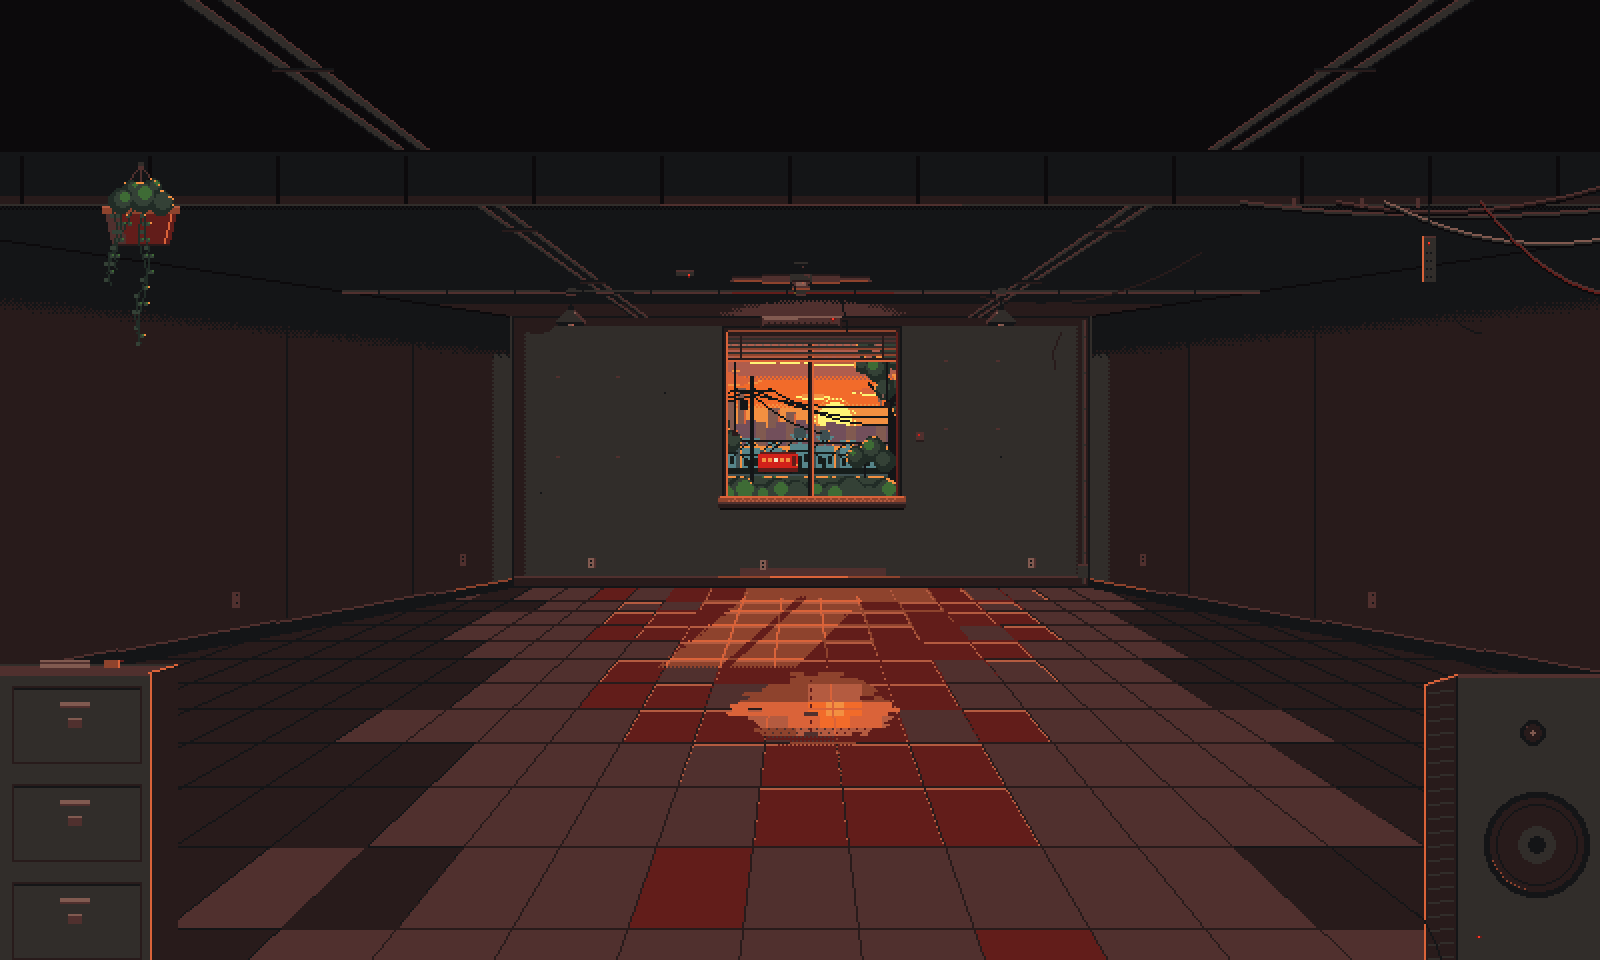

The script that saved this image:
#!/usr/bin/env python3
"""Composite the room art in place on the 800x480 world canvas and save previews for the see/critique/fix loop.

Reads every art/room/*/manifest.json (shell plus whatever other parts exist), picks variants the way the engine
will (night, room tier, season), draws by layer, shell first, then contact y, then item order.

Outputs (in this folder):
  preview.png          full art at 2x (day, tier 3)
  preview-crop4x.png   4x crop of the window, floor centre and the ceiling (world x 176..464, y 30..270)
  preview-night.png    full art at 2x with night variants
  preview-tier1.png / preview-tier5.png   2x, other room tiers
  preview-parallax.png 4x crop with each layer shifted by its index (full deflection) to check band seams
Prints the share of dark pixels in the 640x270 core.

Run: python3 art/room/shell/preview.py
"""
from __future__ import annotations

import json
import sys
from pathlib import Path

from PIL import Image

HERE = Path(__file__).resolve().parent
ROOT = HERE.parents[2]
PROTO = ROOT / "docs" / "redesign" / "room-prototype"
AX0, AY0, AW, AH = -80, -96, 800, 480
DARK = {"VOID", "INK", "INK_COOL", "BROWN_0", "BROWN_1", "BROWN_2", "TERRA_0", "LEAF_0", "LEAF_1", "PLUM_0",
        "SLATE_0", "GOLD_DK"}
PAL = json.loads((ROOT / "art" / "room" / "common" / "palette.json").read_text())
RGB2N = {tuple(int(h[i:i + 2], 16) for i in (1, 3, 5)): n for n, h, _ in PAL["colors"]}


def pick(variants: dict, night: bool, tier: int, season: str | None) -> str | None:
    if night and "night" in variants:
        return variants["night"]
    if season and season in variants:
        return variants[season]
    for t in range(tier, 0, -1):
        if f"t{t}" in variants:
            return variants[f"t{t}"]
    return variants.get("base") or variants.get("s1") or next(iter(variants.values()), None)


def compose(night=False, tier=3, season=None, shift=0, only_parts=None):
    items = []
    for mf in sorted((ROOT / "art" / "room").glob("*/manifest.json")):
        part = json.loads(mf.read_text())
        if only_parts and part["part"] not in only_parts:
            continue
        for n, it in enumerate(part["items"]):
            items.append((it, n))
    canvas = Image.new("RGBA", (AW, AH), (12, 10, 12, 255))
    entries = []
    for order, (it, n) in enumerate(items):
        path = pick(it["variants"], night, tier, season)
        if not path:
            continue
        im = Image.open(PROTO / path).convert("RGBA")
        contact = it["y"] + im.height
        entries.append((it["layer"], 0 if it["kind"] == "shell" else 1, contact if it["kind"] != "shell" else 0,
                        order, it, im))
    entries.sort(key=lambda e: e[:4])
    for layer, _, _, _, it, im in entries:
        canvas.alpha_composite(im, (it["x"] - AX0 + shift * layer, it["y"] - AY0))
    return canvas


def dark_share(img: Image.Image) -> float:
    import numpy as np

    core = np.array(img.crop((0 - AX0, 0 - AY0, 640 - AX0, 270 - AY0)).convert("RGB")).reshape(-1, 3)
    dark = sum(1 for p in map(tuple, core.tolist()) if RGB2N.get(p) in DARK)
    return dark / len(core)


def up(img, s):
    return img.resize((img.width * s, img.height * s), Image.NEAREST)


def main():
    day = compose()
    up(day, 2).save(HERE / "preview.png")
    crop = day.crop((176 - AX0, 30 - AY0, 464 - AX0, 270 - AY0))
    up(crop, 4).save(HERE / "preview-crop4x.png")
    up(day.crop((0 - AX0, 0 - AY0, 640 - AX0, 270 - AY0)), 2).save(HERE / "preview-core.png")
    night = compose(night=True)
    up(night, 2).save(HERE / "preview-night.png")
    up(compose(tier=1), 2).save(HERE / "preview-tier1.png")
    up(compose(tier=5), 2).save(HERE / "preview-tier5.png")
    par = compose(shift=1)
    up(par.crop((-80 - AX0, 0 - AY0, 240 - AX0, 270 - AY0)), 4).save(HERE / "preview-parallax.png")
    par2 = compose(shift=-1)
    up(par2.crop((400 - AX0, 0 - AY0, 720 - AX0, 270 - AY0)), 4).save(HERE / "preview-parallax-r.png")
    print(f"dark share in core: day {dark_share(day):.1%}, night {dark_share(night):.1%}")


if __name__ == "__main__":
    sys.exit(main())
